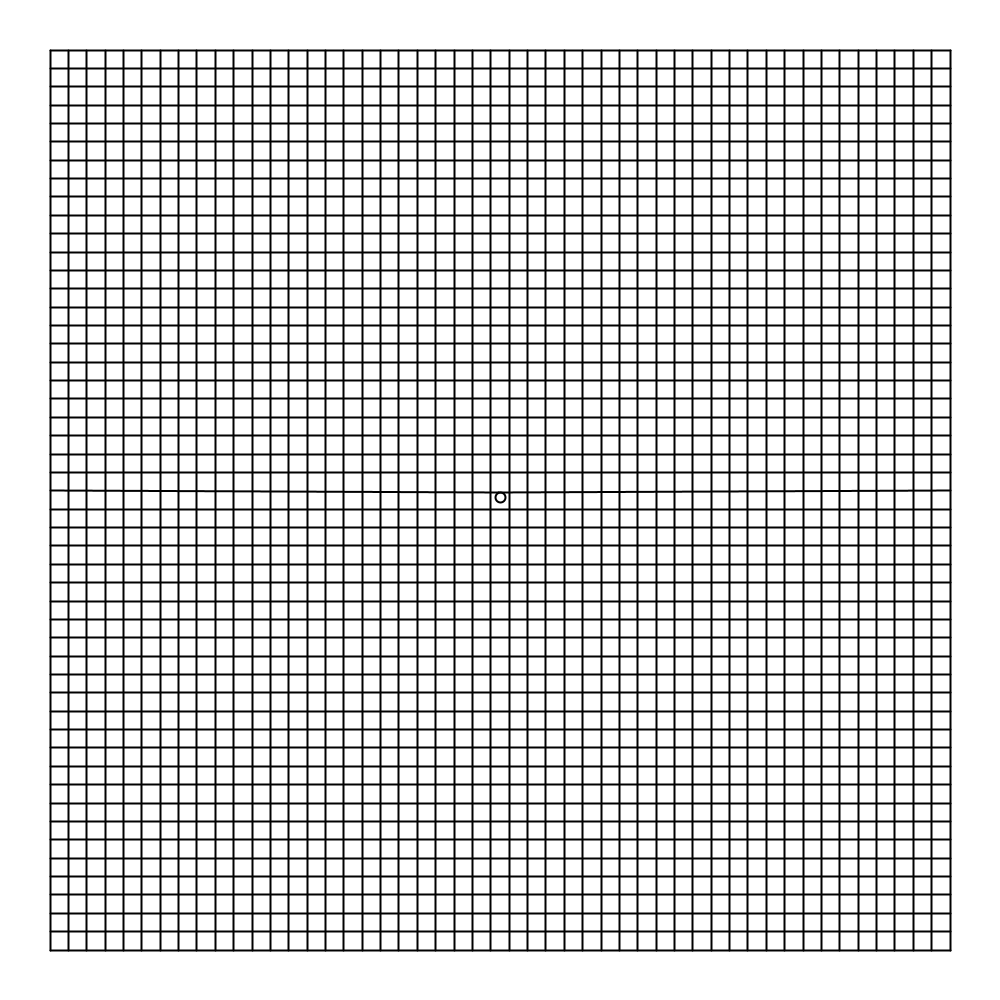
Frame 1 (no input)
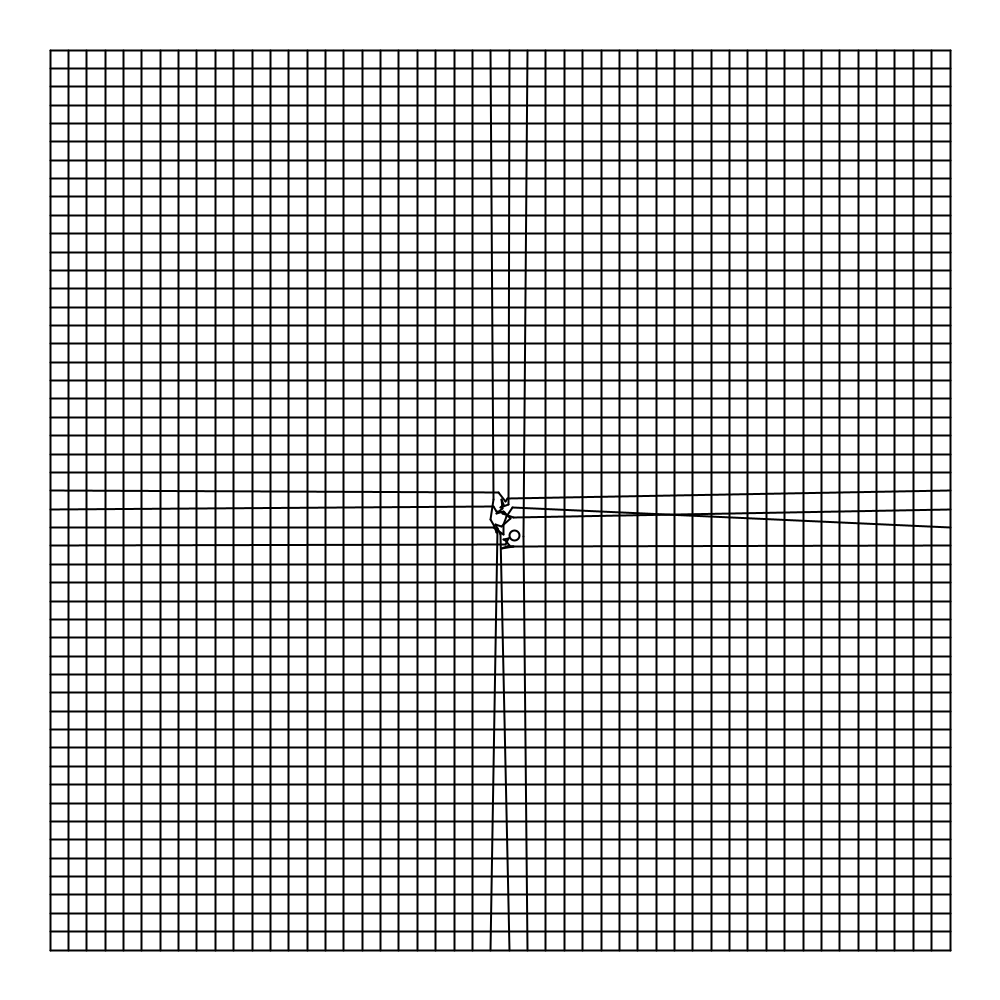
Frame 60 (the mouse pressed at the canvas centre just before this capture)
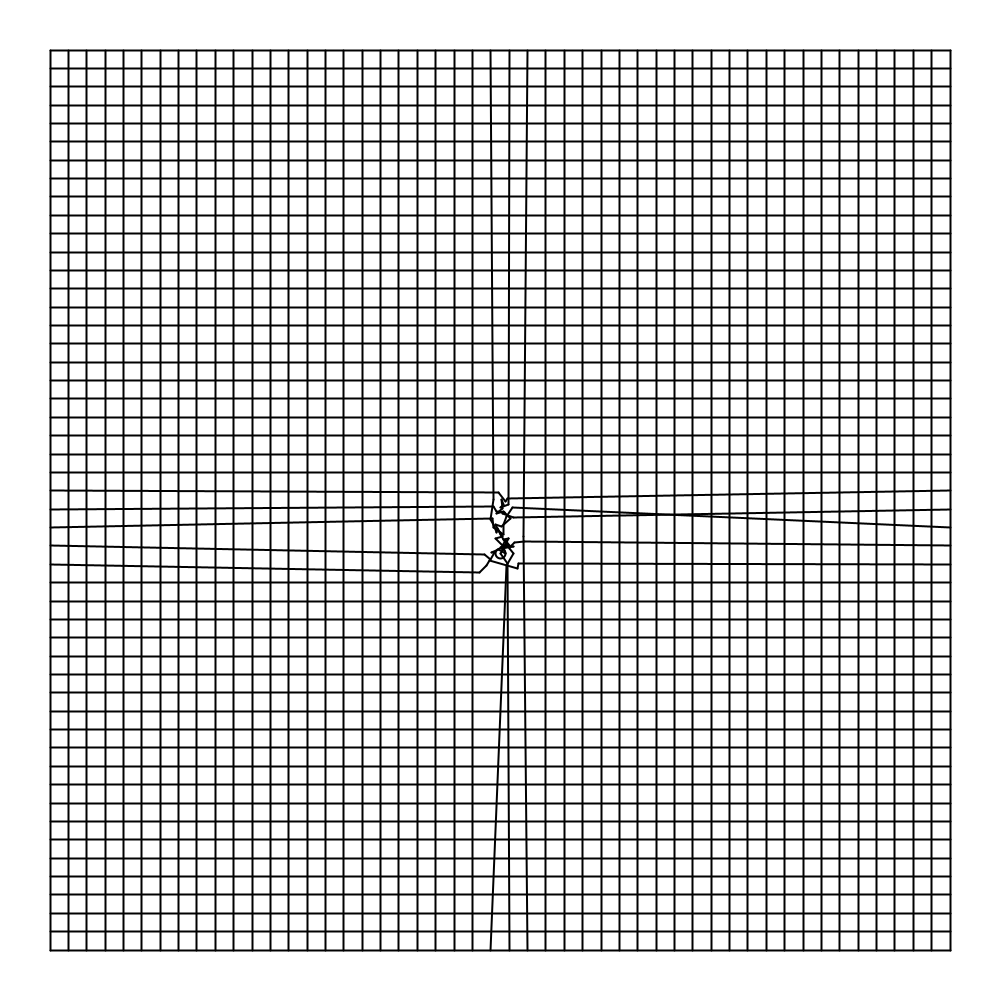
Frame 120 (the mouse held since frame 60 and released just before this capture)

The Processing sketch that drew these frames (run headless with seeded random() and noise(); from frame 60 on, the mouse is pressed at the canvas centre):

// Processing sketch: walker
// ── walker.pde
/*
This is a Processing version of the p5.js code walker.js.
It uses some functions from utils.js.

walker.js BY Anders Hoff, a.k.a. inconvergent (inconvergent.net)
Processing version BY Lali Barriere (lalibarriere.net)

p5.js code can be found at
https://github.com/inconvergent/inconvergent-sandbox
*/

float stp = 5;
int margin = 50;
PVector position;
ArrayList<Line> lines;

//------------------------------------------------------
void setup() {
  size(1000, 1000);
  strokeWeight(2);

  position = new PVector(width/2, height/2);
  walk();
  lines = new ArrayList<Line>();
  int n = 50;
  float dx = width-2*margin;
  dx /= (n-1);
  float dy = height-2*margin;
  dy /= (n-1);
  for (int i =0; i<n; i++) {
    float x = margin + i*dx;
    Line l = new Line(x, margin, x, height-margin);
    lines.add(l);
    // Comment the next three lines to have the same animation,
    // with only vertical lines.
    float y = margin + i*dy;
    l = new Line(margin, y, width-margin, y);
    lines.add(l);
  }
}

//------------------------------------------------------
void draw() {
  background(255);
  ArrayList<Line> res = new ArrayList<Line>();
  walk();
  PVector a = PVector.fromAngle(random(TWO_PI));
  float r = 20*sqrt(random(1));
  PVector ww = position.copy().add(a.mult(r));
  Line cut = new Line(position, ww);
  for (Line l : lines) {
    Intersection i = cut.intersects(l);
    if (l.p1.dist(l.p0)>20 && i.inter) {

      PVector p = cut.p0.copy();
      
      //    p.lerp(cut.p1, 0); 
      // Slightly different: (1) uncomment previous line, and
      // (2) comment next 4 lines.
      p.lerp(cut.p1, i.x);
      a = PVector.fromAngle(random(TWO_PI));
      r = 10*sqrt(random(1));
      p.add(a.mult(r));

      //ellipse(p.x, p.y, 5,5);
      res.add(new Line(l.p0, p));
      res.add(new Line(l.p1, p));
    } else {
      res.add(l);
    }
  }
  lines = res;
  for (Line l : lines) {
    l.display();
  }
  noFill();
  ellipse(position.x, position.y, 10, 10);
}

//------------------------------------------------------
void walk() {
  PVector a = PVector.fromAngle(random(TWO_PI));
  float r = stp*sqrt(random(1));
  position.add(a.mult(r));
}

//------------------------------------------------------
void mouseReleased() {
  position.set(mouseX, mouseY);
  walk();
}

// ── Intersection.pde
class Intersection {
  boolean inter;
  float x;
  float y;

  Intersection(boolean i, float p, float q) {
    inter = i;
    x = p;
    y = q;
  }
}

// ── Line.pde
class Line {
  PVector p0;
  PVector p1;

  Line(PVector aa, PVector bb) {
    p0 = aa;
    p1 = bb;
  }

  Line(float x1, float y1, float x2, float y2) {
    p0 = new PVector(x1, y1);
    p1 = new PVector(x2, y2);
  }

  //------------------------------------------------------
  void display() {
    line(p0.x, p0.y, p1.x, p1.y);
  }

  //------------------------------------------------------
  // from utils.js
  //
  Intersection intersects(Line b) {
    Intersection i;

    PVector sa = p1.copy().sub(p0);
    PVector sb = b.p1.copy().sub(b.p0);

    float u = (-sb.x * sa.y) + (sa.x * sb.y);
    if (abs(u)<=0) {
      i = new Intersection(false, -1, -1);
      return i;
    } else {
      float q = ((-sa.y* (p0.x - b.p0.x)) +
        ( sa.x * (p0.y - b.p0.y))) / u;
      float p = ((sb.x * (p0.y - b.p0.y)) -
        (sb.y * (p0.x - b.p0.x))) / u;
      i = new Intersection((p >= 0 && p <= 1 && q >= 0 && q <= 1), p, q);
    }
    return i;
  }
}
